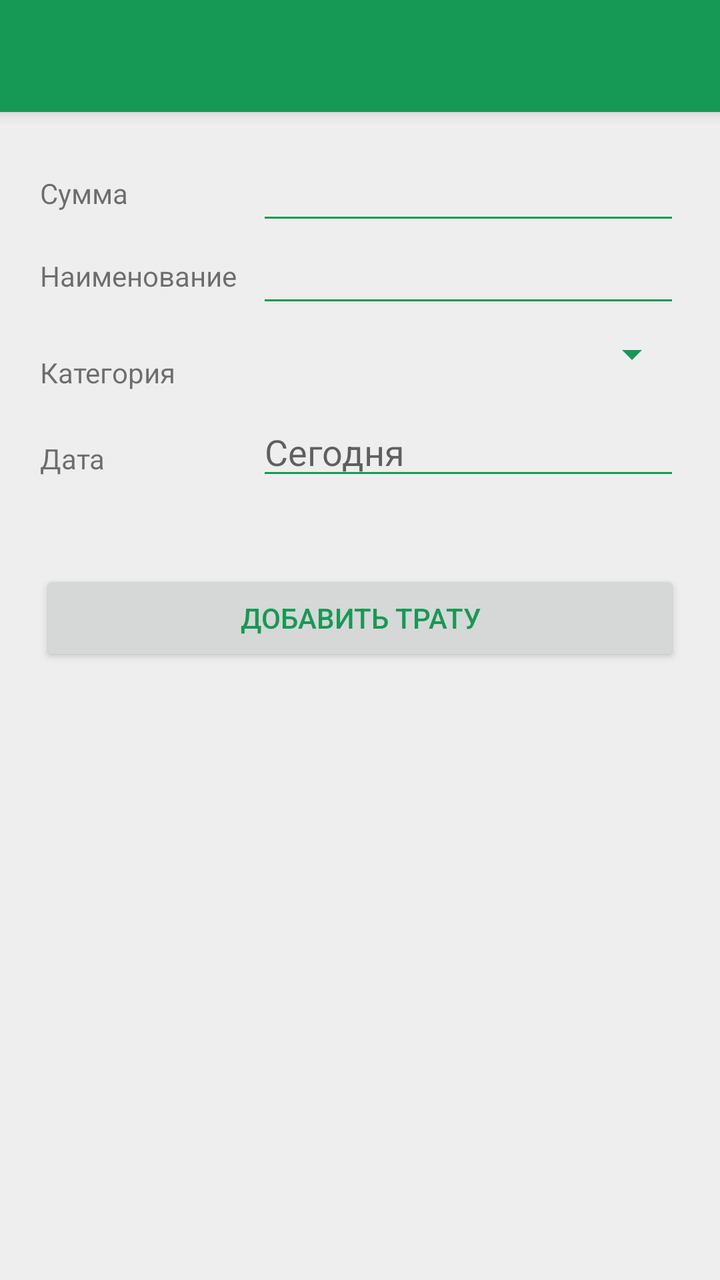
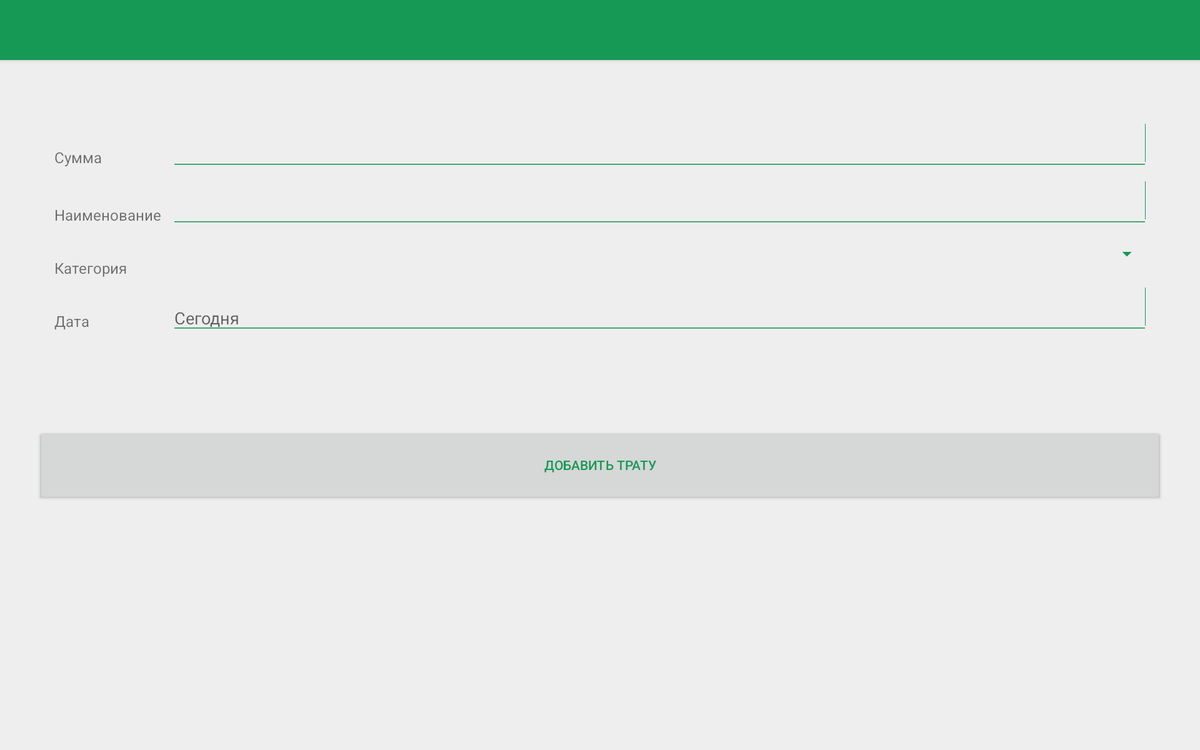

Compare how this app lays out the same screen by default and in its alternative resource folder. The renders come first, then the two layout files and the values they reference.
<!-- AndroidManifest.xml: application theme AppTheme -->
<!-- res/layout/activity_add_expense.xml -->
<?xml version="1.0" encoding="utf-8"?>
<LinearLayout
    xmlns:android="http://schemas.android.com/apk/res/android"
    style="@style/Container.Background"
    android:layout_width="match_parent"
    android:layout_height="match_parent">

    <include layout="@layout/toolbar"/>

    <GridLayout
        android:id="@+id/expense_add"
        android:layout_width="match_parent"
        android:layout_height="wrap_content"
        android:layout_gravity="start"
        android:columnCount="@integer/column_count"
        android:rowCount="@integer/row_count"
        android:background="@color/background"
        android:padding="@dimen/padding_medium">

        <TextView
            android:layout_width="wrap_content"
            android:layout_height="wrap_content"
            android:layout_gravity="fill"
            android:gravity="start|center"
            android:text="@string/text_sum"/>

        <EditText
            android:id="@+id/etPrice"
            android:layout_width="wrap_content"
            android:layout_height="wrap_content"
            android:layout_gravity="fill"
            android:layout_marginLeft="@dimen/add_expense_field_margin_left"
            android:inputType="numberDecimal"/>

        <TextView
            android:layout_width="wrap_content"
            android:layout_height="wrap_content"
            android:layout_gravity="fill"
            android:gravity="start|center"
            android:text="@string/text_name"/>

        <EditText
            android:id="@+id/etName"
            android:layout_width="wrap_content"
            android:layout_height="wrap_content"
            android:layout_gravity="fill"
            android:layout_marginLeft="@dimen/add_expense_field_margin_left"/>

        <TextView
            android:layout_width="wrap_content"
            android:layout_height="wrap_content"
            android:layout_gravity="fill"
            android:gravity="start|center"
            android:text="@string/text_category"
            android:paddingTop="@dimen/padding_small"/>

        <Spinner
            android:id="@+id/spCategories"
            android:layout_width="wrap_content"
            android:layout_height="wrap_content"
            android:layout_gravity="fill"
            android:spinnerMode="dropdown"
            android:paddingTop="@dimen/padding_small"
            android:layout_marginLeft="@dimen/add_expense_field_margin_left_small"/>

        <TextView
            android:layout_width="wrap_content"
            android:layout_height="wrap_content"
            android:layout_gravity="fill"
            android:gravity="start|center"
            android:text="@string/text_date"
            android:paddingTop="@dimen/padding_small"/>

        <EditText
            android:id="@+id/etDate"
            android:layout_width="wrap_content"
            android:layout_height="wrap_content"
            android:layout_gravity="fill"
            android:hint="@string/hint_date"
            android:paddingTop="@dimen/padding_small"
            android:layout_marginLeft="@dimen/add_expense_field_margin_left"/>

    </GridLayout>

    <Button
        android:id="@+id/add_expense_button"
        android:layout_width="match_parent"
        android:layout_height="wrap_content"
        android:text="@string/button_add_expense_text"
        android:layout_gravity="center_vertical"
        android:textColor="@color/primary"
        android:layout_margin="@dimen/button_add_expense_margin"/>
</LinearLayout>
<!-- res/layout/toolbar.xml (included above) -->
<?xml version="1.0" encoding="utf-8"?>
<android.support.v7.widget.Toolbar xmlns:android="http://schemas.android.com/apk/res/android"
    xmlns:app="http://schemas.android.com/apk/res-auto"
    android:id="@+id/toolbar"
    android:layout_height="wrap_content"
    android:layout_width="match_parent"
    android:background="?attr/colorPrimary"
    android:elevation="@dimen/toolbar_elevation"
    android:fitsSystemWindows="true"
    app:theme="@style/ThemeOverlay.AppCompat.Dark.ActionBar"
    app:popupTheme="@style/ThemeOverlay.AppCompat.Light">
</android.support.v7.widget.Toolbar>
<!-- resources referenced by this layout -->
<resources>
  <color name="background">#EEEEEE</color>
  <color name="primary">#169955</color>
  <dimen name="add_expense_field_margin_left">10dp</dimen>
  <dimen name="add_expense_field_margin_left_small">6dp</dimen>
  <dimen name="button_add_expense_margin">20dp</dimen>
  <dimen name="padding_medium">20dp</dimen>
  <dimen name="padding_small">18dp</dimen>
  <dimen name="toolbar_elevation">4dp</dimen>
  <integer name="column_count">2</integer>
  <integer name="row_count">4</integer>
  <string name="button_add_expense_text">Добавить трату</string>
  <string name="hint_date">Сегодня</string>
  <string name="text_category">Категория</string>
  <string name="text_date">Дата</string>
  <string name="text_name">Наименование</string>
  <string name="text_sum">Сумма</string>
  <style name="Container.Background">
          <item name="android:background">@color/background</item>
      </style>
  <style name="AppTheme" parent="Theme.AppCompat.Light.NoActionBar">
          
          <item name="colorPrimary">@color/primary</item>
          
          <item name="colorPrimaryDark">@color/primaryDark</item>
          <item name="colorAccent">@color/primary</item>
          <item name="colorControlNormal">@color/primary</item>
          <item name="windowActionModeOverlay">true</item>
          <item name="actionModeStyle">@style/TrackerActionMode</item>
          <item name="android:windowTranslucentStatus" tools:targetApi="kitkat">true</item>
      </style>
  <color name="primaryDark">#13894C</color>
  <style name="TrackerActionMode" parent="Base.Widget.AppCompat.ActionMode">
          <item name="background">@color/primary</item>
          <item name="backgroundSplit">@color/primary</item>
      </style>
</resources>
<!-- res/layout-xlarge/activity_add_expense.xml (the repository's variant of the layout above) -->
<!-- drawn on a large tablet held sideways -->
<?xml version="1.0" encoding="utf-8"?>
<RelativeLayout
    xmlns:android="http://schemas.android.com/apk/res/android"
    style="@style/Container.Background">
    <include layout="@layout/toolbar"/>

    <GridLayout
        android:id="@+id/expense_add"
        android:layout_width="match_parent"
        android:layout_height="wrap_content"
        android:layout_gravity="start"
        android:layout_margin="@dimen/add_expense_xlarge_margins"
        android:columnCount="@integer/column_count"
        android:rowCount="@integer/row_count"
        android:background="@color/background"
        android:padding="@dimen/padding_small"
        android:layout_below="@+id/toolbar">

        <TextView
            android:layout_width="wrap_content"
            android:layout_height="wrap_content"
            android:layout_gravity="fill"
            android:gravity="start|center"
            android:text="@string/text_sum"
            android:textSize="@dimen/medium_main_text"
            android:paddingTop="@dimen/padding_xlarge"/>

        <EditText
            android:id="@+id/etPrice"
            android:layout_width="wrap_content"
            android:layout_height="wrap_content"
            android:layout_gravity="fill"
            android:layout_marginLeft="@dimen/add_expense_field_margin_left"
            android:paddingTop="@dimen/padding_xlarge"
            android:inputType="numberDecimal"
            android:layout_marginRight="@dimen/add_expense_padding_right"
            android:maxLength="10"/>

        <TextView
            android:layout_width="wrap_content"
            android:layout_height="wrap_content"
            android:layout_gravity="fill"
            android:gravity="start|center"
            android:text="@string/text_name"
            android:textSize="@dimen/medium_main_text"
            android:paddingTop="@dimen/padding_xlarge"/>

        <EditText
            android:id="@+id/etName"
            android:layout_width="match_parent"
            android:layout_height="wrap_content"
            android:layout_gravity="fill"
            android:layout_marginLeft="@dimen/add_expense_field_margin_left"
            android:layout_marginRight="@dimen/add_expense_padding_right"
            android:paddingTop="@dimen/padding_xlarge"
            android:maxLength="30"
            android:maxLines="2"/>

        <TextView
            android:layout_width="wrap_content"
            android:layout_height="wrap_content"
            android:layout_gravity="fill"
            android:gravity="start|center"
            android:text="@string/text_category"
            android:paddingTop="@dimen/padding_xlarge"
            android:textSize="@dimen/medium_main_text"/>

        <Spinner
            android:id="@+id/spCategories"
            android:layout_width="wrap_content"
            android:layout_height="wrap_content"
            android:layout_gravity="fill"
            android:layout_marginRight="@dimen/add_expense_padding_right"
            android:spinnerMode="dropdown"
            android:paddingTop="@dimen/padding_xlarge"
            android:layout_marginLeft="@dimen/add_expense_field_margin_left_small"/>

        <TextView
            android:layout_width="wrap_content"
            android:layout_height="wrap_content"
            android:layout_gravity="fill"
            android:gravity="start|center"
            android:text="@string/text_date"
            android:paddingTop="@dimen/padding_xlarge"
            android:textSize="@dimen/medium_main_text"/>

        <EditText
            android:id="@+id/etDate"
            android:layout_width="64dp"
            android:layout_height="wrap_content"
            android:layout_gravity="fill"
            android:focusable="false"
            android:layout_marginRight="@dimen/add_expense_padding_right"
            android:hint="@string/hint_date"
            android:paddingTop="@dimen/padding_xlarge"
            android:layout_marginLeft="@dimen/add_expense_field_margin_left"/>

    </GridLayout>

    <Button
        android:id="@+id/add_expense_button"
        android:layout_width="match_parent"
        android:layout_height="@dimen/btn_xlarge_height"
        android:text="@string/button_add_expense_text"
        android:layout_gravity="center_vertical"
        android:textColor="@color/primary"
        android:layout_below="@id/expense_add"
        android:layout_margin="@dimen/add_expense_xlarge_margins"/>

</RelativeLayout>
<!-- resources referenced by the variant -->
<!-- as a large tablet held sideways resolves them -->
<resources>
  <color name="background">#EEEEEE</color>
  <color name="primary">#169955</color>
  <dimen name="add_expense_field_margin_left">10dp</dimen>
  <dimen name="add_expense_field_margin_left_small">6dp</dimen>
  <dimen name="add_expense_padding_right">110dp</dimen>
  <dimen name="add_expense_xlarge_margins">40dp</dimen>
  <dimen name="btn_xlarge_height">80dp</dimen>
  <dimen name="medium_main_text">16sp</dimen>
  <dimen name="padding_small">18dp</dimen>
  <dimen name="padding_xlarge">30dp</dimen>
  <dimen name="toolbar_elevation">4dp</dimen>
  <integer name="column_count">2</integer>
  <integer name="row_count">4</integer>
  <string name="button_add_expense_text">Добавить трату</string>
  <string name="hint_date">Сегодня</string>
  <string name="text_category">Категория</string>
  <string name="text_date">Дата</string>
  <string name="text_name">Наименование</string>
  <string name="text_sum">Сумма</string>
  <style name="Container.Background">
          <item name="android:background">@color/background</item>
      </style>
  <style name="AppTheme" parent="Theme.AppCompat.Light.NoActionBar">
          
          <item name="colorPrimary">@color/primary</item>
          
          <item name="colorPrimaryDark">@color/primaryDark</item>
          <item name="colorAccent">@color/primary</item>
          <item name="colorControlNormal">@color/primary</item>
          <item name="windowActionModeOverlay">true</item>
          <item name="actionModeStyle">@style/TrackerActionMode</item>
          <item name="android:windowTranslucentStatus" tools:targetApi="kitkat">true</item>
      </style>
  <color name="primaryDark">#13894C</color>
  <style name="TrackerActionMode" parent="Base.Widget.AppCompat.ActionMode">
          <item name="background">@color/primary</item>
          <item name="backgroundSplit">@color/primary</item>
      </style>
</resources>
